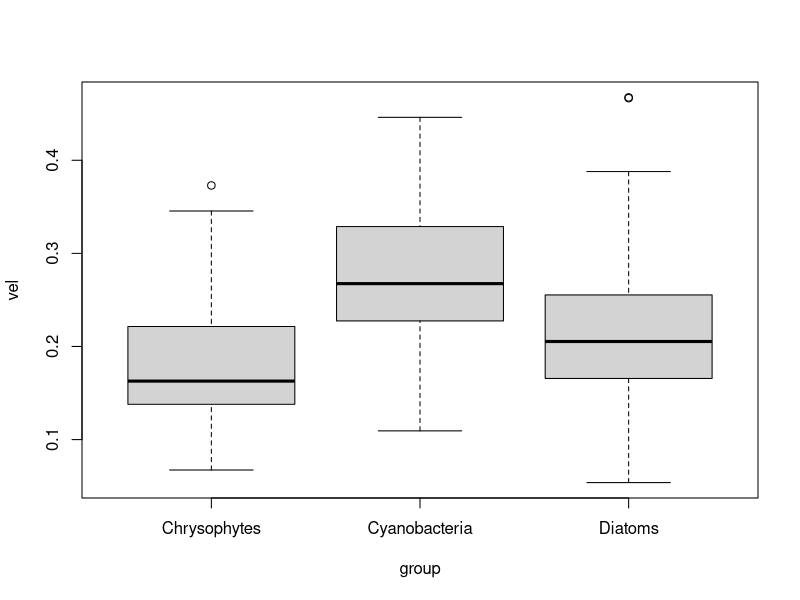
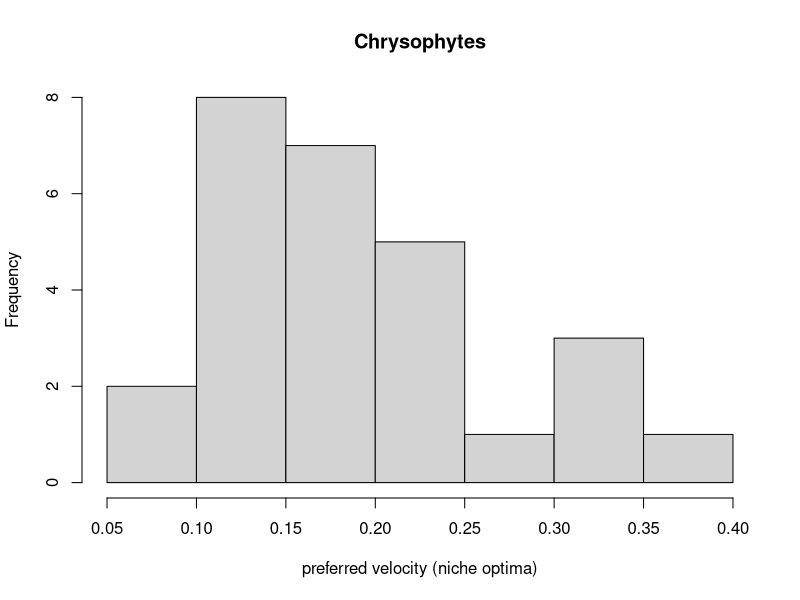
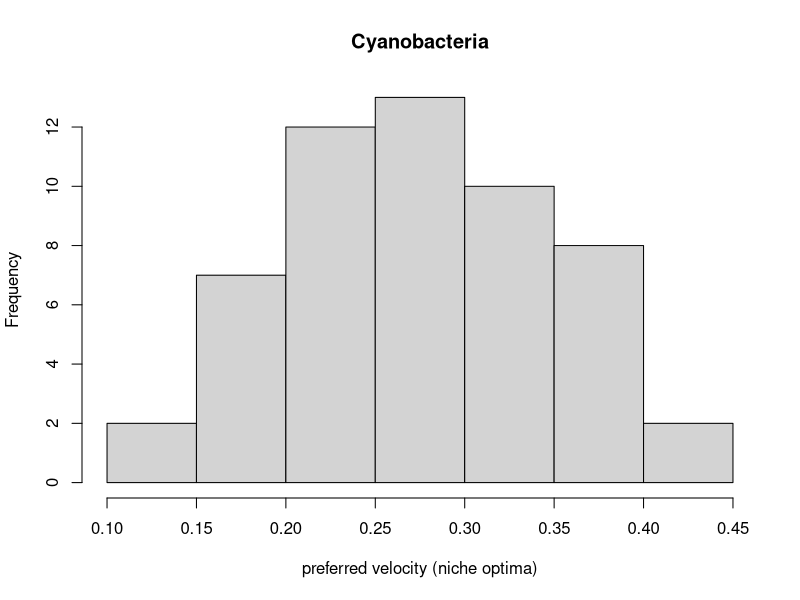
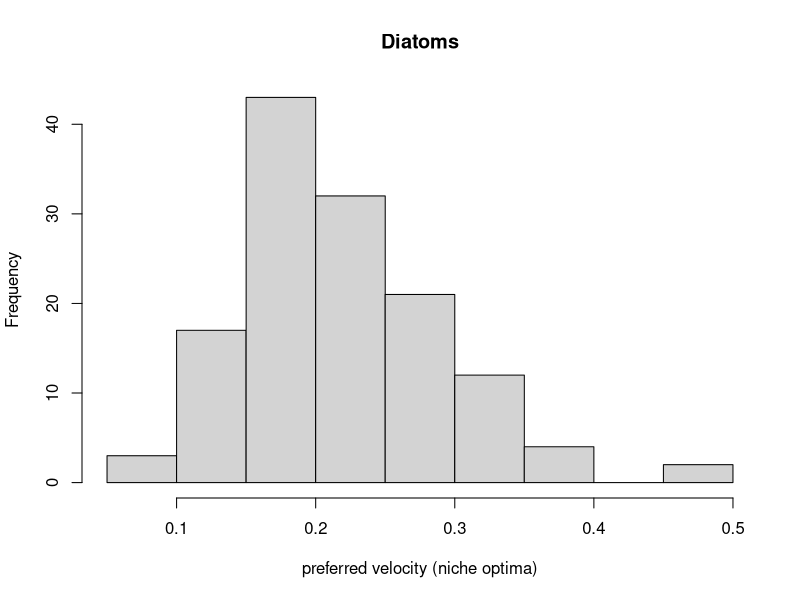
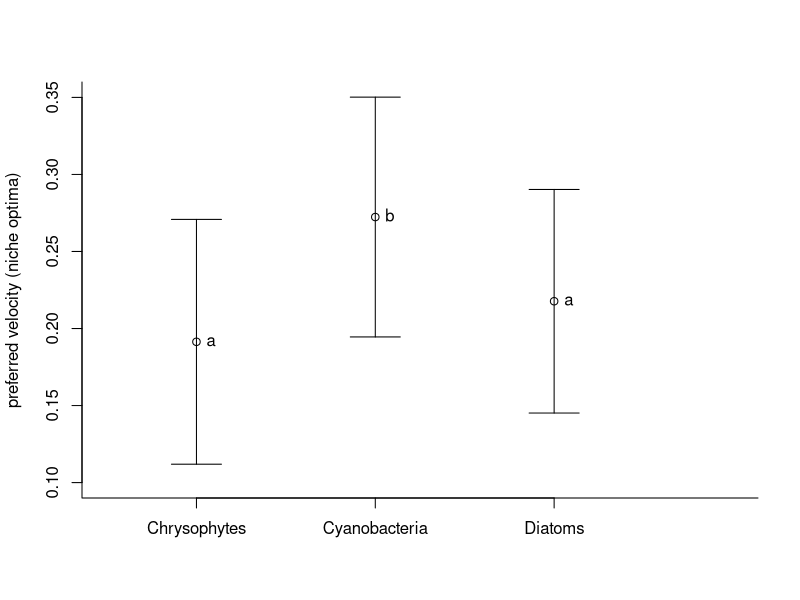
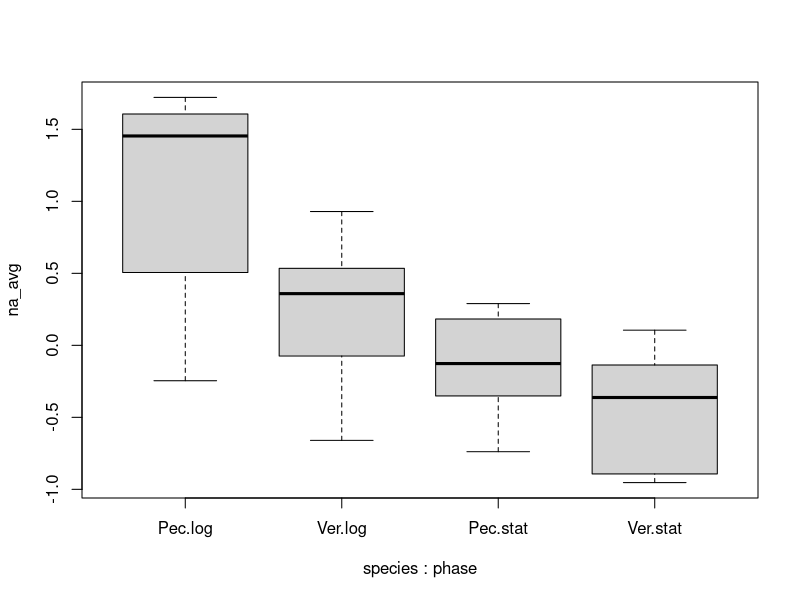
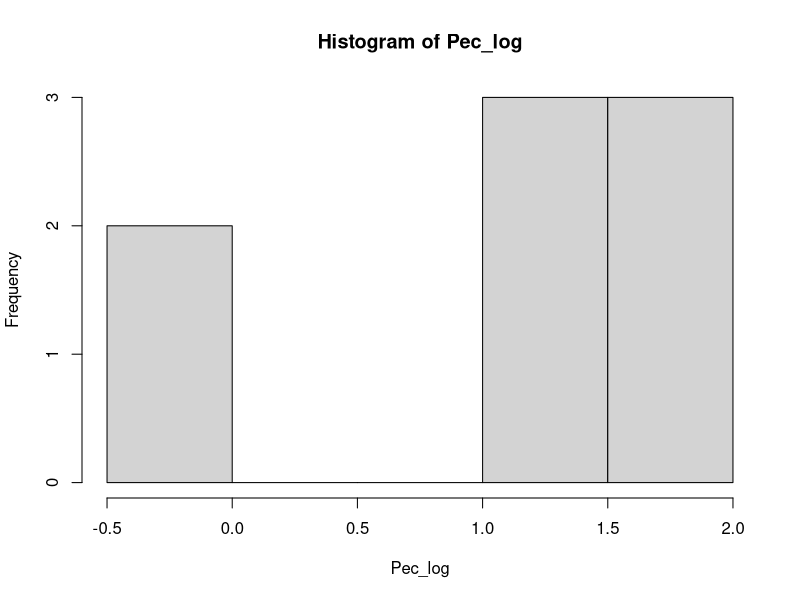
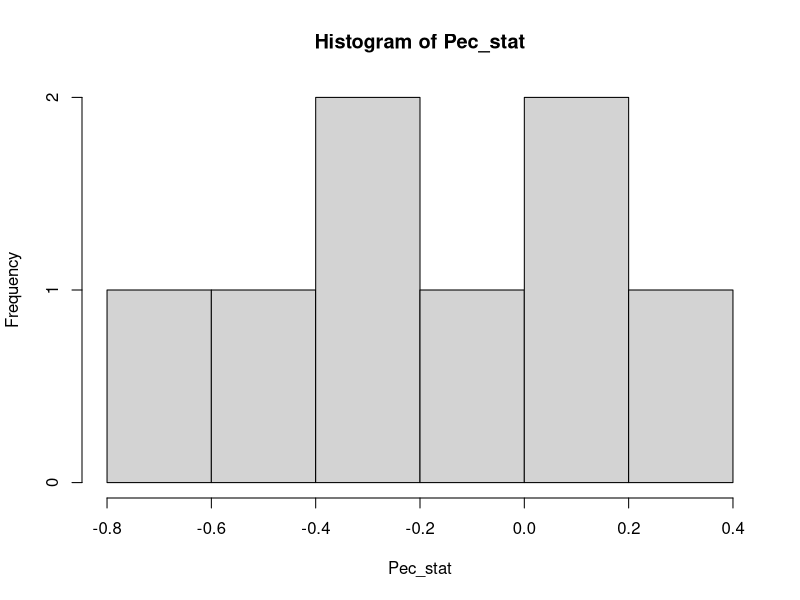

These charts were generated, in order, by the following R code:
## ---- chunk 1
knitr::opts_chunk$set(echo = TRUE, error=TRUE)
## ---- chunk 2
data = read.table("data/nicheoptima.txt", header = TRUE)
names(data)
dim(data)
## ---- chunk 3
str(data)
#group is not a factor
data$group<-factor(data$group)   # define factor
levels(data$group)
str(data)

# First check ND and variance homogeneity?

boxplot(vel~group,data=data)
#boxplot looks fine

hist(data$vel[data$group=="Chrysophytes"], main="Chrysophytes", xlab="preferred velocity (niche optima)")
hist(data$vel[data$group=="Cyanobacteria"], main="Cyanobacteria", xlab="preferred velocity (niche optima)") 
hist(data$vel[data$group=="Diatoms"], main="Diatoms", xlab="preferred velocity (niche optima)")
#histograms look fine

shapiro.test(data$vel[data$group=="Chrysophytes"])
shapiro.test(data$vel[data$group=="Cyanobacteria"]) 
shapiro.test(data$vel[data$group=="Diatoms"])
#shapiro test says only Cyanobacteria are normally distributed 


bartlett.test(vel~group,data=data)
# variances seem homogeneous

#Boxplot and histograms look fine and Anova is considered robust against violation of ND assumption, hence, we can apply ANOVA.

## ---- chunk 4
#one-way ANOVA
fit<-aov(vel~group,data=data)
summary(fit)
#ANOVA is significant
## ---- chunk 5
#But which taxonomical groups have different niche optima?
TukeyHSD(fit)
# check last column for adjusted p-values
## ---- chunk 6
pairwise.t.test(data$vel, data$group, p.adj="bonferroni", pool.sd=TRUE)
## ---- chunk 7
# making an appropriate graph
# ANOVA tests differences in locations=means, thus boxplots are not really appropriate
means<-tapply(data$vel,data$group,mean)
sds<-tapply(data$vel,data$group,sd)

plot(c(1:3), means, xlim=c(0.5,4), ylim=c(0.1, 0.35), ylab="preferred velocity (niche optima)", xlab="",xaxt="n",bty="l")
arrows(x0=c(1:3), y0=means-sds, y1=means+sds, angle=90, code=3)
axis(side=1,at=c(1:3),labels=names(means))
text(c(1:3),means,labels=c("a","b","a"),pos=4)
## ---- chunk 8
mic = read.table("data/MicrobesStoichiometry.txt", header = TRUE)
names(mic)
## ---- chunk 9
mic$NP<-factor(mic$NP)
mic<-subset(mic,subset=(NP==5) )
mic<-droplevels(mic)

## ---- chunk 10
# could do separate tests for each species, but two-way ANOVA is more efficient and could help to find an interesting interaction effect
combfac<-paste(mic$species,mic$phase,sep="_")

#test for variance homogeneity
bartlett.test(mic$na_avg~combfac)
boxplot(na_avg~species*phase,data=mic)
# --> variances assumed as homogeneous
## ---- chunk 11
# could check ND tediously in each cell of the design
Pec_log<-mic$na_avg[mic$species=="Pec" & mic$phase=="log"] #this is the same as the next line
Pec_log<-mic$na_avg[which(combfac=="Pec_log")]
Pec_stat<-mic$na_avg[which(combfac=="Pec_stat")]
Ver_log<-mic$na_avg[which(combfac=="Ver_log")]
Ver_stat<-mic$na_avg[which(combfac=="Ver_stat")]

hist(Pec_log)
hist(Pec_stat)
hist(Ver_log)
hist(Ver_stat)


z<-unlist(tapply(mic$na_avg,combfac,scale)) # quick and dirt check says ND may be given ;-)

layout(matrix(c(1:4),2,2,byrow = TRUE))
hist(z,freq=FALSE); lines(density(z))
boxplot(na_avg~species,data=mic,main="Differences by species")
boxplot(na_avg~phase,data=mic,main="Differences by phase")
boxplot(na_avg~species*phase,data=mic,main="Differences by species and phase")
## ---- chunk 12
an<-aov(na_avg~species*phase,data=mic)
summary(an)
## ---- chunk 13
# interaction not significant, thus in principal no post-hoc tests needed unless groupwise comparisons interesting
TukeyHSD(an)
## ---- chunk 14
# making an appropriate graph
# Anova tests differences in locations=means, thus boxplots are not really appropriate
means<-tapply(mic$na_avg,combfac,mean)
sds<-tapply(mic$na_avg,combfac,sd)
plot(c(1:4),means,xlim=c(0.5,4.5),ylim=c(-1.5,1.8),ylab="avg nucleic acid signature", xlab="",xaxt="n",bty="l")
arrows(x0=c(1:4),y0=means-sds,y1=means+sds,angle=90,code=3)
axis(side=1,at=c(1:4),labels=names(means))
text(c(1:4),means,labels=c("a","b","b","b"),pos=4)
# obvious some things could still be improved, like using different symbols and symbol colors for the treatments  
## ---- chunk 15
mic = read.table("data/MicrobesStoichiometry.txt", header = TRUE)

mic$NP<-factor(mic$NP)
mic<-subset(mic,subset=(phase=="log"))
mic<-droplevels(mic)

combfac<-paste(mic$species,mic$NP,sep="_")

table(combfac)

bartlett.test(na_avg~combfac,data=mic)
boxplot(na_avg~species*NP,data=mic)
# variances seem homogeneous

hist(unlist(tapply(mic$na_avg,combfac,scale))) # ok
an<-aov(na_avg~species*NP,data=mic)
summary(an)
# interaction significant

# thus post-hoc tests more important
TukeyHSD(an)

# making an appropriate graph
# Anova tests differences in locations=means, thus boxplots are not really appropriate
means<-tapply(mic$na_avg,combfac,mean)
sds<-tapply(mic$na_avg,combfac,sd)
plot(c(1:4),means,xlim=c(0.5,4.5),ylim=c(-1,1.8),ylab="avg nucleic acid signature",xlab="",xaxt="n",bty="l")
arrows(x0=c(1:4),y0=means-sds,y1=means+sds,angle=90,code=3)
axis(side=1,at=c(1:4),labels=names(means))
text(c(1:4),means,labels=c("a","b","b","a,b"),pos=4)
# obvious some things could still be improved, like using different symbols and symbol colors for the treatments  
## ---- chunk 16
hucho = read.table("data/HuchoRatschan2012.txt", header = TRUE)
## ---- chunk 17
names(hucho)
plot(length~width,data=hucho)
plot(mass~log(discharge),data=hucho) # I go for this one, but several others may also make sense
humo1<-lm(mass~log(discharge),data=hucho)
summary(humo1)
abline(humo1)
coef(humo1)
## ---- chunk 18
boxplot(mass~population,data=hucho)
# anova-problem
hist(hucho$mass[hucho$population=="limited"]) # ND will anyway be hard to judge...
qqnorm(hucho$mass[hucho$population=="limited"])
qqnorm(hucho$mass[hucho$population=="medium"])
qqnorm(hucho$mass[hucho$population=="large"])
hist(unlist(tapply(hucho$mass,INDEX=hucho$population,FUN=scale)))
qqnorm(unlist(tapply(hucho$mass,INDEX=hucho$population,FUN=scale)))
shapiro.test(unlist(tapply(hucho$mass,INDEX=hucho$population,FUN=scale))) # check ND
bartlett.test(mass~population,data=hucho) # check var.hom.
humo2<-lm(mass~population,data=hucho)
summary(humo2)
anova(humo2)
# Anova population size does not affect fish size significantly
pairwise.t.test(hucho$mass,hucho$population,method="bonferroni",pool.sd=TRUE)
# pairwise no significant difference!
## ---- chunk 19
hucho$population<-factor(hucho$population)
levels(hucho$population) # check order of levels
plot(mass~log(discharge),data=hucho,col=hucho$population)
abline(humo1)
boxplot(humo1$residuals~hucho$population) # this residual analysis strongly hints at an effect of population!
humo3<-lm(mass~log(discharge)*population,data=hucho)

summary(humo3)
anova(humo3)
humo4<-lm(mass~log(discharge)+population,data=hucho)
anova(humo4)
summary(humo4)

plot(mass~log(discharge),data=hucho,col=c("green","red","black"))
abline(a=coef(humo4)[1],b=coef(humo4)[2],col="green")
abline(a=coef(humo4)[1]+coef(humo4)[3],b=coef(humo4)[2],col="red")
abline(a=coef(humo4)[1]+coef(humo4)[4],b=coef(humo4)[2],col="black")
